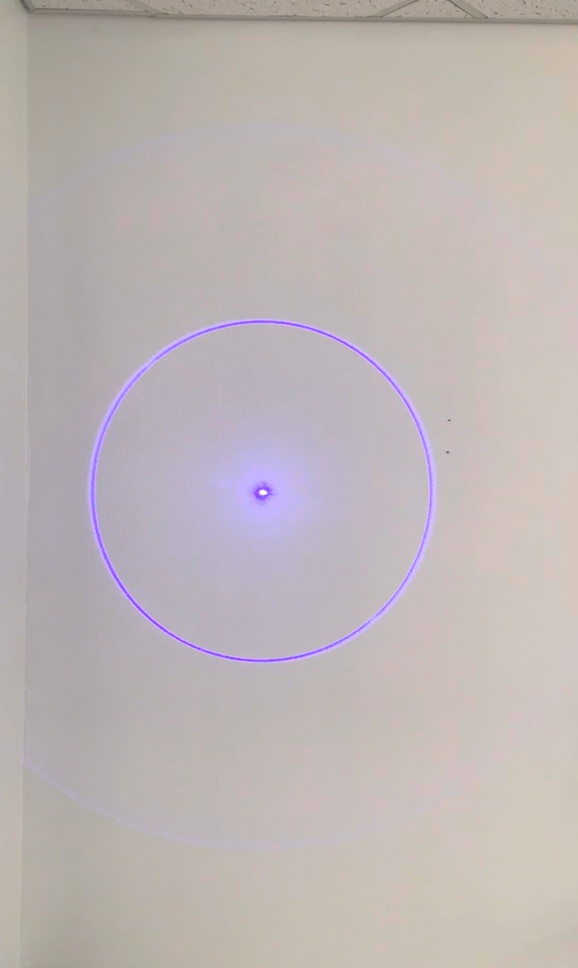
#> input picture img/IMG_9274.jpg, 578 x 968 px, shrunk from 1179 x 1973 before the run; its folder holds 4 pictures in this run
$ jupyter execute --allow-errors pixel_test.ipynb   (text cells are left out)
#> lines starting #> are read from the running program, lines starting #| are printed output that depends on the picture; after the words box and inside, x2 and y2 are one past the last pixel; in counts of white or black regions, pixels touching at a corner belong together; pictures that were not available may be replaced by others from this repository, and a replacement may not be noted
[cell 1]
#pip install albumentations

[cell 2]
import cv2 as cv
import numpy as np
import os
import glob
import albumentations as albu

#> (a cell that did not finish here is left out)

[cell 4]
def augment_images(image_set, output_path, num_augmented):
    # 출력할 img folder가 없으면 생성~
#> called with output_path = 'output_folder', num_augmented = 20
    if not os.path.exists(output_path):
        os.makedirs(output_path)

    for i, img_path in enumerate(image_set):
        # 이미지 불러오기
        img = cv.imread(img_path)   #! img_path가 어딨농?
#> img is the input picture: shape (968, 578, 3); mean B, G, R 181.1, 181.7, 189.7

        if img is None:
            print(f"이미지 불러오기 실패!!! : {img_path}")
            continue

        for j in range(num_augmented):
            # augmentation 적용
            augmented = augmentation_pipeline(image=img)
            augmented_img = augmented['image']

            # 증강된 이미지 저장 경로 설정 및 저장
            output_file = os.path.join(output_path, f"augmented_{i}_{j}.jpg")
            cv.imwrite(output_file, augmented_img)

[cell 5]
# image set augmentation

# 증강할 이미지 폴더 경로 설정
image_folder = '/Users/hyunowk/Downloads/aiclopse_hyun/img/*'

# glob을 이용해 이미지 경로 리스트 생성
image_paths = glob.glob(image_folder)

#> (a cell that did not finish here is left out)

[cell 7]
def process_images(input_folder):
    # 처리된 이미지를 저장할 폴더가 없으면 생성
    if not os.path.exists("processed_images"):
        os.makedirs("processed_images")

    if not os.path.exists("mask_images"):
        os.makedirs("mask_images")

    images = os.listdir(input_folder)

    for img_file in images:
        img_path = os.path.join(input_folder, img_file)
        img = cv.imread(img_path)

        if img is None:
            print(f"이미지를 불러올 수 없습니다: {img_path}")
            continue

        # 1. HSV 변환
        img_hsv = cv.cvtColor(img, cv.COLOR_BGR2HSV)

        # 2. 보라색 범위 설정 (이전에 구해 놓은 범위로 파란색, 보라색 범위 구분해서 설정)
        # blue 범위
        lower_blue = np.array([100, 150, 0])
        upper_blue = np.array([140, 255, 255])

        # purple 범위
        lower_purple = np.array([125, 50, 70])
        upper_purple = np.array([150, 255, 255])

        # 3. 보라색 mask 생성
        blue_mask = cv.inRange(img_hsv, lower_blue, upper_blue)
        purple_mask = cv.inRange(img_hsv, lower_purple, upper_purple)

        # 4. 각 이미지가 보라색에 해당하면 보라색 마스크, 파란색에 해당하면 파란색 마스크 생성
        if cv.countNonZero(purple_mask) > 0:
            # 보라색 마스크가 있는 경우
            mask = purple_mask
            mask_color = "purple"
        elif cv.countNonZero(blue_mask) > 0:
            # 파란색 마스크가 있는 경우
            mask = blue_mask
            mask_color = "blue"
        else:
            print(f"{img_file}에서 파란색 또는 보라색이 감지되지 않았습니다.")
            continue

        # 5. 흑백 변환 (보라색 Mask 적용 후)
        img_gray = cv.cvtColor(img, cv.COLOR_BGR2GRAY)

        # 6. mask 적용된 흑백 이미지 저장
        processed_img_path = os.path.join("processed_images", img_file)
        cv.imwrite(processed_img_path, img_gray)

        # 7. 해당 마스크 저장 (보라색 또는 파란색)
        mask_img_path = os.path.join("mask_images", f"{mask_color}_mask_{img_file}")
        cv.imwrite(mask_img_path, mask)

        print(f"{img_file}의 {mask_color} 마스크 및 처리된 이미지 저장 완료")

[cell 8]
# 증강된 이미지들 폴더 경로에서 처리
process_images('output_folder')

[cell 9]
def find_threshold(mask_images):

    best_threshold = 0

    # 여러 이미지들에서 최적의 threshold 값을 찾아나가자-! (평균 계산으로 1차적으로 간단히 해봄)
    thresholds = []

    for mask_img in mask_images:

        if mask_img is None:
            print("이미지를 불러올 수 없습니다..")
            continue

        # 적절한 threshold 값 찾깅ㅋ (otsu 방식 적용)
        _, thresholded_img = cv.threshold(mask_img, 0, 255, cv.THRESH_BINARY + cv.THRESH_OTSU)
        thresholds.append(thresholded_img)

    # 전체 이미지의 평균 threshold값 구하기
    best_threshold = np.mean(thresholds)    # 평균
    return best_threshold

[cell 10]
# mask 이미지 경로들
mask_images = [
    cv.imread('mask1.jpg', cv.IMREAD_GRAYSCALE),
    cv.imread('mask2.jpg', cv.IMREAD_GRAYSCALE)
    ]
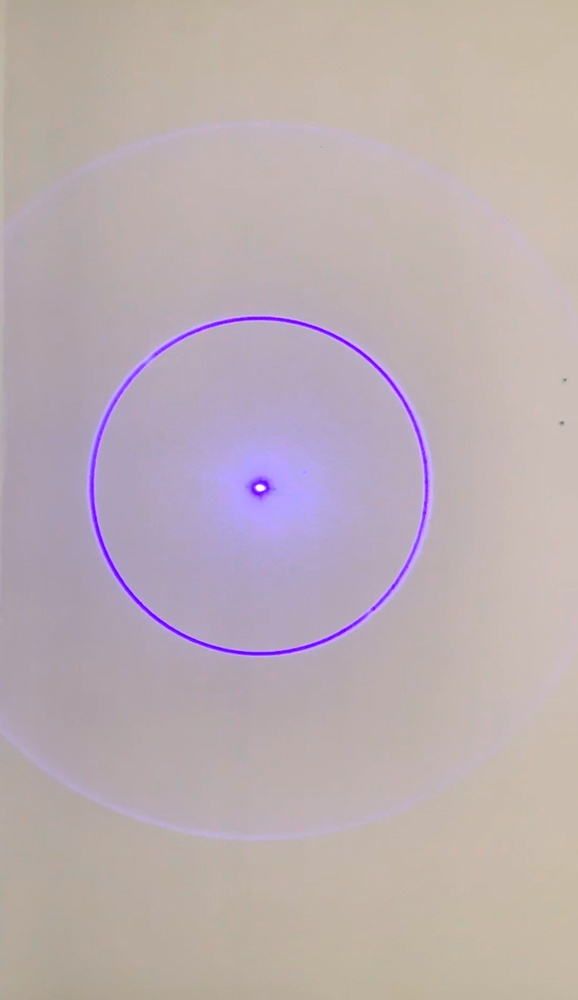
#> input picture img/IMG_9275.jpg, 578 x 1000 px, shrunk from 1179 x 2039 before the run, given in place of mask2.jpg, which was not available

# 최적의 threshold 값 찾기
#> (the rest of this cell did not finish here and is left out)

#> the loop in find_threshold, `for mask_img in mask_images: ` made 2 passes
#> pass 1, in find_threshold, `_, thresholded_img = cv.threshold(mask_img, 0, 255, cv.THRESH_BINARY +..`:
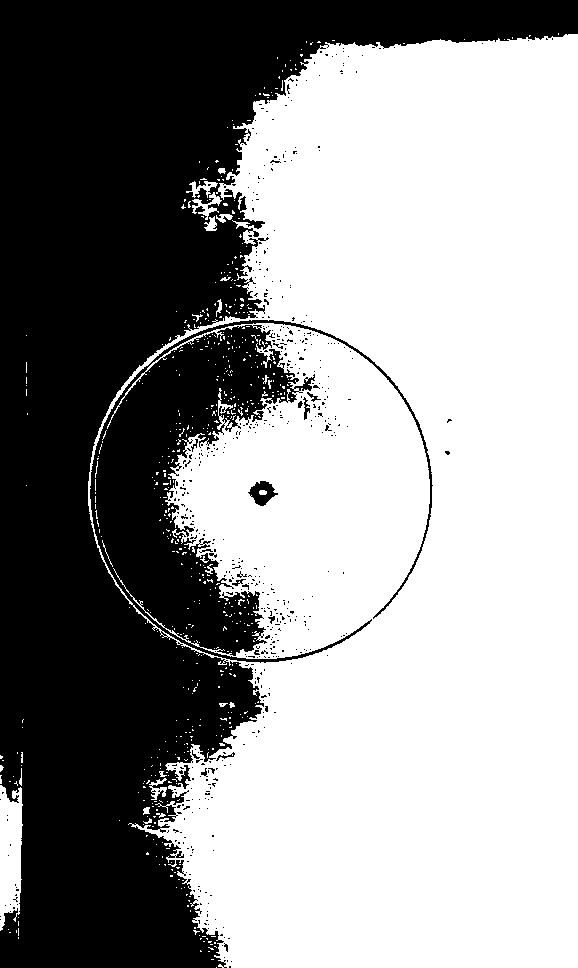
#> thresholded_img: shape (968, 578); 58.5% white; 539 black regions (522 under 20 px), largest, box (x1, y1, x2, y2) and area: (0, 0, 578, 968) 229968, (248, 481, 278, 506) 407, (303, 397, 310, 420) 71
#> pass 2, in find_threshold, `_, thresholded_img = cv.threshold(mask_img, 0, 255, cv.THRESH_BINARY +..`:
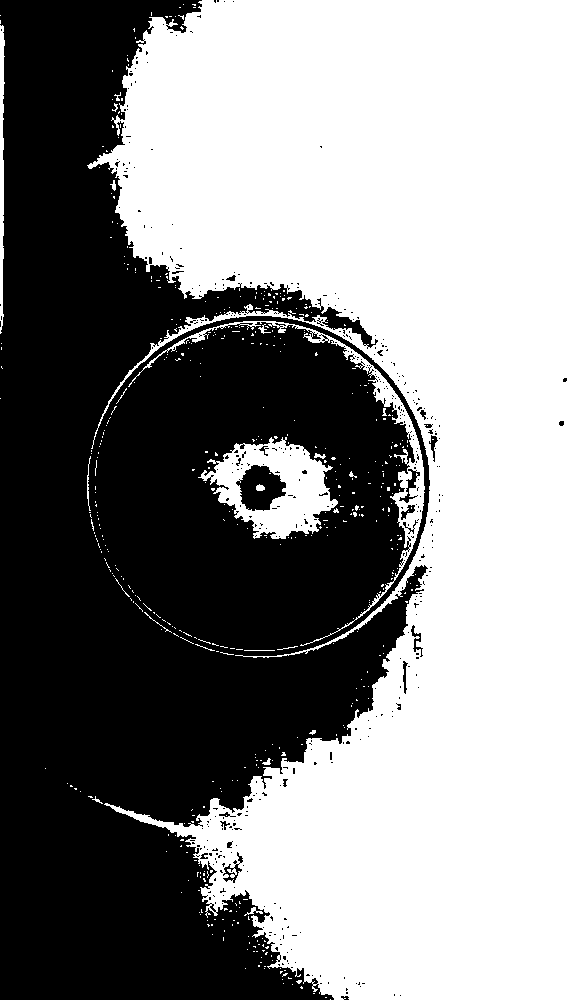
#> thresholded_img: shape (1000, 578); 53.9% white; 428 black regions (406 under 20 px), largest, box (x1, y1, x2, y2) and area: (0, 0, 430, 1000) 262542, (236, 465, 286, 511) 1464, (399, 469, 420, 503) 197
#> after the loop in find_threshold, `for mask_img in mask_images:`: thresholds = 2 items

if best_threshold is not None:
    print("Best threshold: ", best_threshold)
else:
    print("Threshold 값을 계산할 수 없습니다.")

[cell 11]
def detect_circle_in_new_image(new_image, threshold):
    hsv_image = cv.cvtColor(new_image, cv.COLOR_BGR2HSV)
    lower_purple = np.array([125, 50, 50])
    upper_purple = np.array([150, 255, 255])
    purple_mask = cv.inRange(hsv_image, lower_purple, upper_purple)

    # 학습된 threshold를 적용
    _, thresholded_img = cv.threshold(purple_mask, threshold, 255, cv.THRESH_BINARY)

    # 원 검출
    circles = cv.HoughCircles(thresholded_img, cv.HOUGH_GRADIENT, dp=1.2, minDist=30,
                               param1=50, param2=30, minRadius=10, maxRadius=100)

    if circles is not None:
        circles = np.round(circles[0, :]).astype("int")
        for (x, y, r) in circles:
            cv.circle(new_image, (x, y), r, (0, 255, 0), 4)

    cv.imshow('Detected Circles', new_image)
    cv.waitKey(0)
    cv.destroyAllWindows()

# 새로운 이미지에 대해 학습된 threshold 적용
new_img = cv.imread('new_laser_image.jpg')
#> new_img is the input picture: shape (1000, 578, 3); mean B, G, R 177.7, 173.6, 187.2
